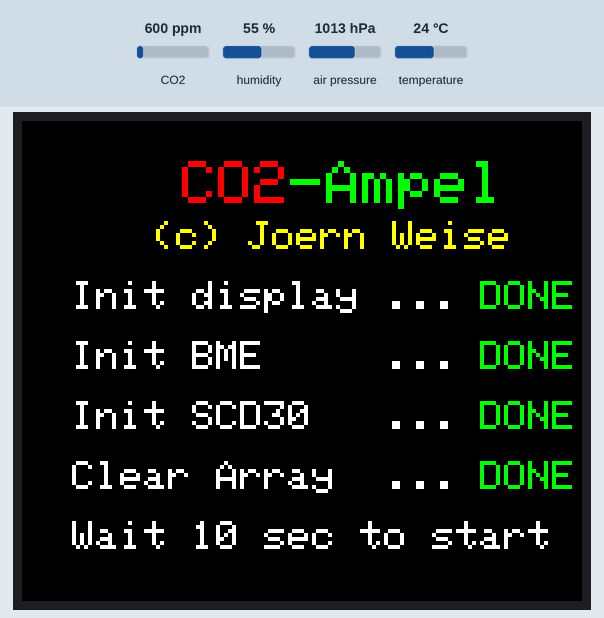
This sketch was run on a simulated Arduino Uno, built with avr-gcc and run on an emulated ATmega328P. Shown: 280×240 colour display. The inputs (shaded band) are chosen by the test bench; at power-on: CO2 600 ppm, humidity 55 %, air pressure 1013 hPa, temperature 24 °C. What the sketch prints to the serial monitor is not drawn.

Above: at 0.3 s.
At 10.6 s:
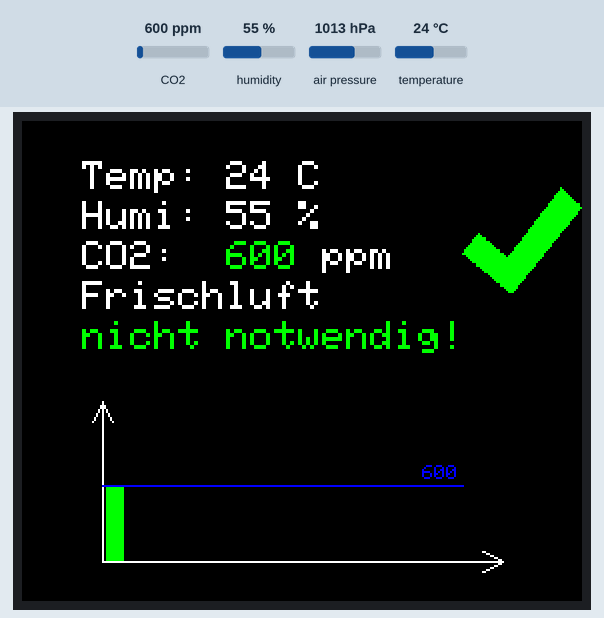
At 70.8 s:
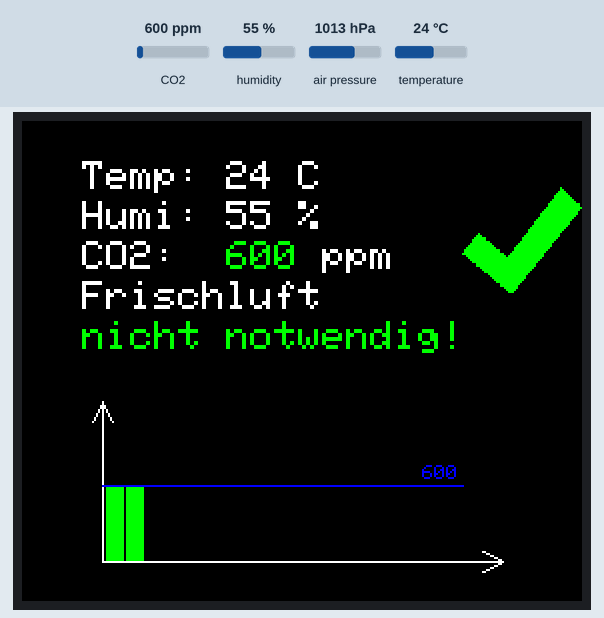

The sketch:

CO2-Warner.ino
```cpp
// (licence header left out)
#include <Adafruit_BME280.h>
#include <Adafruit_SCD30.h>
#include <Adafruit_GFX.h>    // Core graphics library
#include <Adafruit_ST7789.h> // Hardware-specific library for ST7789
#include <SPI.h>
#include "bitmap.h"   //This is a file in the same dir from this program(!!!)

//Some definitions
#define NOOFARRAY   15
#define NOOFENTRIES 60
#define UPDATETIME  60000
#define TFT_CS      0
#define TFT_RST     16
#define TFT_DC      2
//Define some colors
#define COLOR_BLACK   0x0000
#define COLOR_WHITE   0xFFFF
#define COLOR_RED     0xF800
#define COLOR_YELLOW  0xFFE0
#define COLOR_GREEN   0x07E0
#define COLOR_BLUE    0x001F
//Define CO2
#define CO2OK 1000
#define CO2NOK 2000
//Define map limits
#define MinMapValue 10
#define MaxMapValue 65
//Create needed objects
Adafruit_BME280 bme; // use I2C interface
Adafruit_SCD30  scd30;
Adafruit_ST7789 tft = Adafruit_ST7789(TFT_CS, TFT_DC, TFT_RST);

//Some global vars
bool bFirstRun = true;
double dCurrentTemp = 0.0;
float fCurrentHum = 0.0;
float fCurrentPres = 0.0;
int iCO2Array[NOOFARRAY];  //Array for temporal course CO2
unsigned long iLastUpate = 0;

/*
  =================================================================
  Function:     setup
  Returns:      void
  Description:  Setup display and sensors
  =================================================================
*/
void setup() {
  Serial.begin(9600);
  while (!Serial) delay(20);    // Wait until serial communication is ready
  Serial.println("CO2-Warner");
  Serial.println("(c) Joern Weise");
  Serial.println("For berrybase.de");
  tft.init(240, 280);           // Init ST7789 280x240
  tft.fillScreen(COLOR_BLACK);  // Clear screen
  tft.setRotation(3);           // Set rotation to landscape
  //Start with some text in serial monitor and tft
  tft.setTextSize(3);
  tft.setTextColor(COLOR_RED);
  tft.setCursor(80, 20);
  tft.print("CO2");
  tft.setTextColor(COLOR_GREEN);
  tft.print("-Ampel");
  tft.setTextSize(2);
  tft.setTextColor(COLOR_YELLOW);
  tft.setCursor(65, 50);
  tft.print("(c) Joern Weise");
  tft.setTextColor(COLOR_WHITE);
  tft.setCursor(25, 80);
  tft.print("Init display ... ");
  tft.setTextColor(COLOR_GREEN);
  tft.println("DONE");
  tft.setCursor(25, 110);
  tft.setTextColor(COLOR_WHITE);
  Serial.print("Init BME     ... ");
  tft.print("Init BME     ... ");
  //Init BME280
  //if(!bme.begin()) //Only use if BME is failing
  if(!bme.begin(0x76, &Wire))
  {
    Serial.println("FAILED");
    Serial.println("Could not find a valid BME280 sensor, check wiring or change address!");
    tft.setTextColor(COLOR_RED);
    tft.println("FAIL");
    while (1); //Endless loop
  }
  tft.setTextColor(COLOR_GREEN);
  tft.println("DONE");
  Serial.println("DONE");
  tft.setCursor(25, 140);
  tft.setTextColor(COLOR_WHITE);
  Serial.print("Init SCD30   ... ");
  tft.print("Init SCD30   ... ");
  //Init SCD30-sensor
  if (!scd30.begin())
  {
    Serial.println("FAILED");
    Serial.println("Failed to find SCD30 chip");
    tft.setTextColor(COLOR_RED);
    tft.println("FAIL");
    while (1);
  }
  tft.setTextColor(COLOR_GREEN);
  tft.println("DONE");
  Serial.println("DONE");
  tft.setCursor(25, 170);
  tft.setTextColor(COLOR_WHITE);
  Serial.print("Clear Array  ... ");
  tft.print("Clear Array  ... ");
  //Clear array from maybe random entries
  for (int iCnt = 0; iCnt < NOOFARRAY; iCnt++)
    iCO2Array[iCnt] = 0;
  tft.setTextColor(COLOR_GREEN);
  tft.println("DONE");
  Serial.println("DONE");
  tft.setCursor(25, 200);
  tft.setTextColor(COLOR_WHITE);
  Serial.println("Wait 10 sec to start");
  tft.print("Wait 10 sec to start");
  delay(10000);
}

void loop() {
  //Just want data every 60sec or during first start
  if (millis() - iLastUpate > UPDATETIME || bFirstRun)
  {
    UpdateIndoorClimate();  // Receive data from BME280
    if(scd30.dataReady())   // Check if SCD30-data are available
    {
      Serial.println("New data from SCD30 available...");
      if(!scd30.read())
      {
        Serial.println("Error reading sensor data");
        iLastUpate += 1000; //Try after 1 sec again
      }
      else
      {
        UpdateArray(int(scd30.CO2));  // Update array with CO2-data
        if(bFirstRun)
          bFirstRun = false;
        WriteDataToSerialMonitor(); // Write data to serial monitor
        UpdateDisplayInfo();        // Update display
        iLastUpate = millis();      // Update time to get data after 60sec
      }
    }
    else  // if(scd30.dataReady())
    {
      Serial.println("No data from SCD30");
      iLastUpate = iLastUpate + 1000; //Try after 1 sec again
    }
  }
}

/*
  =================================================================
  Function:     UpdateIndoorClimate
  Returns:      void
  Description:  Setup display and sensors
  =================================================================
*/
void UpdateIndoorClimate() {
  dCurrentTemp = bme.readTemperature();
  fCurrentHum = bme.readHumidity();
  fCurrentPres = bme.readPressure() / 100.0F;
}

/*
  =================================================================
  Function:     WriteDataToSerialMonitor
  Returns:      void
  Description:  Setup display and sensors
  =================================================================
*/
void WriteDataToSerialMonitor() {
  Serial.print("Temperature = ");
  Serial.print(dCurrentTemp);
  Serial.println(" °C");

  Serial.print("Pressure = ");

  Serial.print(fCurrentPres);
  Serial.println(" hPa");

  Serial.print("Humidity = ");
  Serial.print(fCurrentHum);
  Serial.println(" %");

  Serial.print("CO2 = ");
  Serial.print(iCO2Array[NOOFARRAY - 1]);
  Serial.println(" ppm");
  Serial.println("-------------------------");
}

/*
* =================================================================
* Function:     UpdateArrays
* Returns:      void
* Description:  Update data arrays with needed info for graphic
* =================================================================
*/
void UpdateArray(int iCO2)
{
  //Swap data array for the last minutes
  for (int iCnt = 0; iCnt < (NOOFARRAY - 1); iCnt++)
    iCO2Array[iCnt] = iCO2Array[iCnt + 1];
  iCO2Array[NOOFARRAY - 1] = iCO2;
  Serial.println("Current values in array:");
  for (int iCnt = 0; iCnt < NOOFARRAY; iCnt++)
  {
    if( iCnt != 0)
      Serial.print(" | ");
    Serial.print(iCO2Array[iCnt]);
  }
  Serial.println("");

}

/*
* =================================================================
* Function:     UpdateDisplayInfo
* Returns:      void
* Description:  Update display content with latest data
* =================================================================
*/
void UpdateDisplayInfo()
{
  tft.fillScreen(COLOR_BLACK);
  tft.drawLine(40, 220, 40, 140, COLOR_WHITE);  // Y-axis
  tft.drawLine(40, 220, 240, 220, COLOR_WHITE); // X-Axis

  //Arrows Y-Axis
  tft.drawLine(40,140,35,150,COLOR_WHITE);
  tft.drawLine(40,140,45,150,COLOR_WHITE);
  //Arrows X-Axis
  tft.drawLine(230,215,240,220,COLOR_WHITE);
  tft.drawLine(230,225,240,220,COLOR_WHITE);

  //Get highest PPM to calculate max for graph
  int iHighestPPM = 0;
  int iHighestMap = 0;
  for(int iCnt = 0; iCnt < NOOFARRAY; iCnt++)
  {
    if(iHighestPPM < iCO2Array[iCnt])
    {
       iHighestPPM = iCO2Array[iCnt];
       Serial.println("Highest PPM: " + String(iCO2Array[iCnt]) + " ppm");
       iHighestMap = int(iHighestPPM / 100) * 100 + 200;
       Serial.println("Calc highest map: " + String(iHighestMap));
    }
  }

  //Go through array, starting at the end
  int iNoValues = 0;
  int iSumArray = 0;
  for (int iCnt = NOOFARRAY-1; iCnt >=0; iCnt--)
  {
    if(iCO2Array[iCnt] != 0)
    {
      iNoValues++;
      iSumArray += iCO2Array[iCnt];
      //Correction and mapping value for graph
      int iMappedValue = map(iCO2Array[iCnt], 400, iHighestMap, MinMapValue, MaxMapValue);
      //Find correct graph-color
      uint32_t color;
      if(iCO2Array[iCnt] < CO2OK)
        color = COLOR_GREEN;
      else if(iCO2Array[iCnt] >= CO2OK && iCO2Array[iCnt] < CO2NOK)
        color = COLOR_YELLOW;
      else
        color = COLOR_RED;
      //Draw the graph-segments for each item from array
      tft.drawLine(40 + (NOOFARRAY-1-iCnt) * 10 + 2, 219-iMappedValue, 40 + (NOOFARRAY-1-iCnt) * 10 + 2, 219, color);
      tft.drawLine(40 + (NOOFARRAY-1-iCnt) * 10 + 3, 219-iMappedValue, 40 + (NOOFARRAY-1-iCnt) * 10 + 3, 219, color);
      tft.drawLine(40 + (NOOFARRAY-1-iCnt) * 10 + 4, 219-iMappedValue, 40 + (NOOFARRAY-1-iCnt) * 10 + 4, 219, color);
      tft.drawLine(40 + (NOOFARRAY-1-iCnt) * 10 + 5, 219-iMappedValue, 40 + (NOOFARRAY-1-iCnt) * 10 + 5, 219, color);
      tft.drawLine(40 + (NOOFARRAY-1-iCnt) * 10 + 6, 219-iMappedValue, 40 + (NOOFARRAY-1-iCnt) * 10 + 6, 219, color);
      tft.drawLine(40 + (NOOFARRAY-1-iCnt) * 10 + 7, 219-iMappedValue, 40 + (NOOFARRAY-1-iCnt) * 10 + 7, 219, color);
      tft.drawLine(40 + (NOOFARRAY-1-iCnt) * 10 + 8, 219-iMappedValue, 40 + (NOOFARRAY-1-iCnt) * 10 + 8, 219, color);
      tft.drawLine(40 + (NOOFARRAY-1-iCnt) * 10 + 9, 219-iMappedValue, 40 + (NOOFARRAY-1-iCnt) * 10 + 9, 219, color);
      tft.drawLine(40 + (NOOFARRAY-1-iCnt) * 10 + 10, 219-iMappedValue, 40 + (NOOFARRAY-1-iCnt) * 10 + 10, 219, color);
    }
  }

  //Draw Average
  int iAverage = int((iSumArray / iNoValues) / 100) * 100;
  if((iAverage % 100) >= 50)
    iAverage+=50;
  int iMappedValue = map(iAverage, 400, iHighestMap, MinMapValue, MaxMapValue);
  tft.drawLine(40, 219-iMappedValue, 220, 219-iMappedValue, COLOR_BLUE);
  tft.setTextSize(1);
  tft.setTextColor(COLOR_BLUE);
  tft.setCursor(200, 219-iMappedValue-10);
  tft.print(iAverage);

  //Write latest data to display
  tft.setTextSize(2);
  tft.setTextColor(COLOR_WHITE);
  tft.setCursor(30, 20);
  tft.print("Temp: " + String(int(dCurrentTemp)) + " C");
  tft.setCursor(30, 40);
  tft.print("Humi: " + String(int(fCurrentHum)) + " %");
  tft.setCursor(30, 60);
  tft.print("CO2:  ");
  if(iCO2Array[NOOFARRAY - 1] < CO2OK)
    tft.setTextColor(COLOR_GREEN);
  else if(iCO2Array[NOOFARRAY - 1] >= CO2OK && iCO2Array[NOOFARRAY - 1] < CO2NOK)
    tft.setTextColor(COLOR_YELLOW);
  else
    tft.setTextColor(COLOR_RED);
  tft.print(String(iCO2Array[NOOFARRAY - 1]));
  tft.setTextColor(COLOR_WHITE);
  tft.println(" ppm");
  tft.setCursor(30, 80);
  tft.print("Frischluft");
  tft.setCursor(30, 100);
  if(iCO2Array[NOOFARRAY - 1] < CO2OK)
  {
    tft.setTextColor(COLOR_GREEN);
    tft.print("nicht notwendig!");
    tft.drawBitmap(220,30,okay,60,60,COLOR_GREEN);
  }
  else if(iCO2Array[NOOFARRAY - 1] >= CO2OK && iCO2Array[NOOFARRAY - 1] < CO2NOK)
  {
    tft.setTextColor(COLOR_YELLOW);
    tft.print("ist sinnvoll!");
    tft.drawBitmap(220,30,warning,60,60,COLOR_YELLOW);
  }
  else
  {
    tft.setTextColor(COLOR_RED);
    tft.print("sofort notwendig!");
    tft.drawBitmap(220,30,error,60,60,COLOR_RED);
  }
}
```

Source omitted: bitmap.h (data table, 9076 bytes)

Measured:
- what the display in image 1 shows lasts 60.2 s, from 10.5 s to 70.7 s
